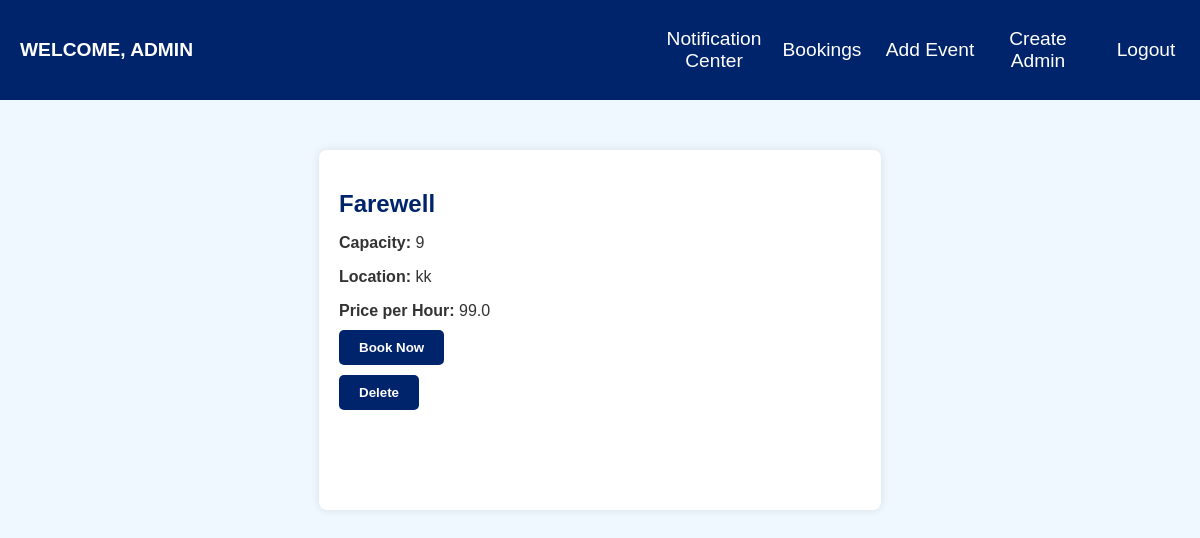
Screenshot of /home (signed in) with the database file from the repository.
### models.py (models this page shows, shortened)
class Event(db.Model):
    id = db.Column(db.Integer, primary_key=True)
    event_name = db.Column(db.String(100), nullable=False)
    capacity = db.Column(db.Integer, nullable=False)
    location = db.Column(db.String(100), nullable=False)
    price_per_hour = db.Column(db.Float, nullable=False)
    status = db.Column(db.Boolean, default=True)
    book_events = db.relationship('BookEvent', backref='event', cascade='all, delete-orphan')

### app.py (the view)
@app.route('/home')
def landinghome():
    if not is_logged_in():
        return redirect(url_for('login'))
    user = session['user']
    if session["role"] == "ADMIN":
        events = Event.query.all()
        return render_template("admin.html", user=user, events=events)
    events = Event.query.filter_by(status=True).all()
    notifications = Notification.query.filter_by(recipient = user).all()
    return render_template("userhome.html", user=user, events=events, notifications = notifications)

### app.py (called while the page is built)
def is_logged_in():
    return 'user' in session

### templates/admin.html (shortened to what this page needs)
<!DOCTYPE html>
<html lang="en">
<head>
</head>
<body>
    <div class="header">
        <div class="logo">
            <span>WELCOME, {{ session['user'].upper() }} </span>
        </div>
        <div class="links">
            <a href="/notifications">Notification Center</a>
            <a href="/getall">Bookings</a>
            <a href="/addevent">Add Event</a>
            <a href="/createadmin">Create Admin</a>
            <a href="/logout" onclick="alert('Your session may be deleted')">Logout</a>
        </div>
    </div>
    <div class="container">
        {% if not events%}
            <div class="notify-div">
                <h1 class="notify">No Events Yet!</h1>
                <button><a href="/addevent"><strong>Add First Event</strong></a></button>
        {% else %}
            {% for event in events %}
                <form action="/delete/{{ event.id }}" class="event-item {% if loop.index is even %}card-blue{% else %}card-white{% endif %}">
                    <h2>{{ event.event_name }}</h2>
                    <p><strong>Capacity:</strong> {{ event.capacity }}</p>
                    <p><strong>Location:</strong> {{ event.location }}</p>
                    <p><strong>Price per Hour:</strong> {{ event.price_per_hour }}</p>
                    <p class="status {% if event.status %}green{% else %}red{% endif %}">
                        {% if event.status %}
                            <input type="submit" value="Book Now" style="font-weight: 600;">
                        {% else %}
                            Booked
                        {% endif %}
                    </p>
                    {% if event.id %}
                        <input type="submit" value="Delete" style="font-weight: 600;">
                    {% endif %}
                </form>
            {% endfor %}
        {% endif %}
    </div>
</body>
</html>

### templates/admin.html (style rules this page uses)
body { font-family: Arial, sans-serif; background-color: #F0F8FF; margin: 0; padding: 0; display: flex; flex-direction: column; height: 100vh; padding-top: 60px; }
.header { position: fixed; top: 0; left: 0; width: 100%; height: 10vh; background-color: #00246B; color: white; padding: 10px 0; text-align: center; font-size: 1.2rem; z-index: 100; display: flex; flex-direction: row; align-items: center; justify-content: space-between; }
.header .links { width: 45%; display: flex; justify-content: space-between; }
.logo { margin-left: 10px; font-weight: 700; }
.links a { width: 100%; display: flex; flex-direction: row; align-items: center; justify-content: space-around; font-weight: 400; color: white; text-decoration: none; }
.container { flex: 1; padding: 20px; margin-top: 60px; display: flex; flex-wrap: wrap; justify-content: center; }
.event-item { height: 40vh; width: 45%; margin: 10px; padding: 20px; border-radius: 8px; box-shadow: 0 0 10px rgba(0, 0, 0, 0.1); transition: background-color 0.3s ease-in-out; }
.event-item p { color: #333; margin-bottom: 10px; }
.event-item h2 { margin-bottom: 15px; }
.status { font-weight: bold; margin-top: 10px; }
.status.green { color: green; }
.card-white { background-color: white; color: #00246B; }
.card-white input[type="submit"] { background-color: #00246B; color: white; border: none; padding: 10px 20px; border-radius: 5px; cursor: pointer; }
.header span { margin-left: 10px; animation: from-left 1s forwards; }

### rows the page displays
Event: event_name "Farewell", capacity "9", location "kk", price_per_hour "99.0"

### other values shown
{{ session['user'].upper() }} "ADMIN"
